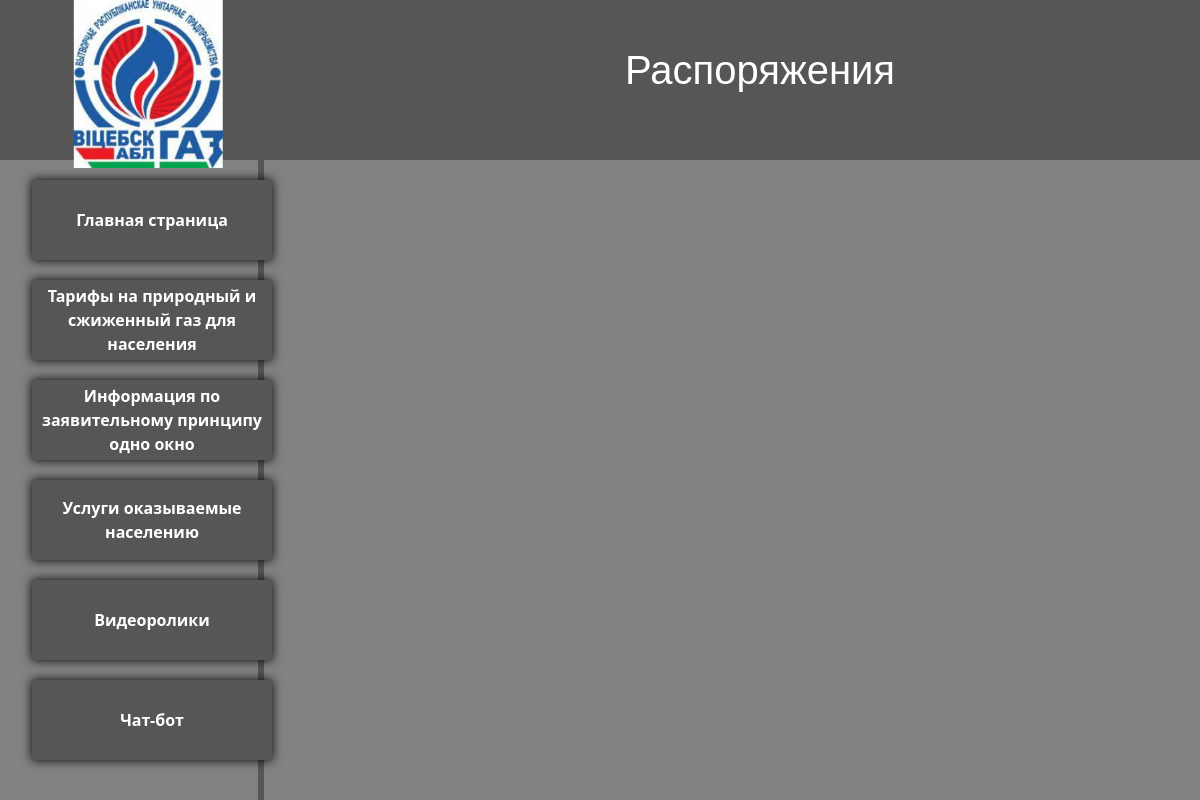
Before: /onewindow/list_of_normative_documents/Order with the older database file.
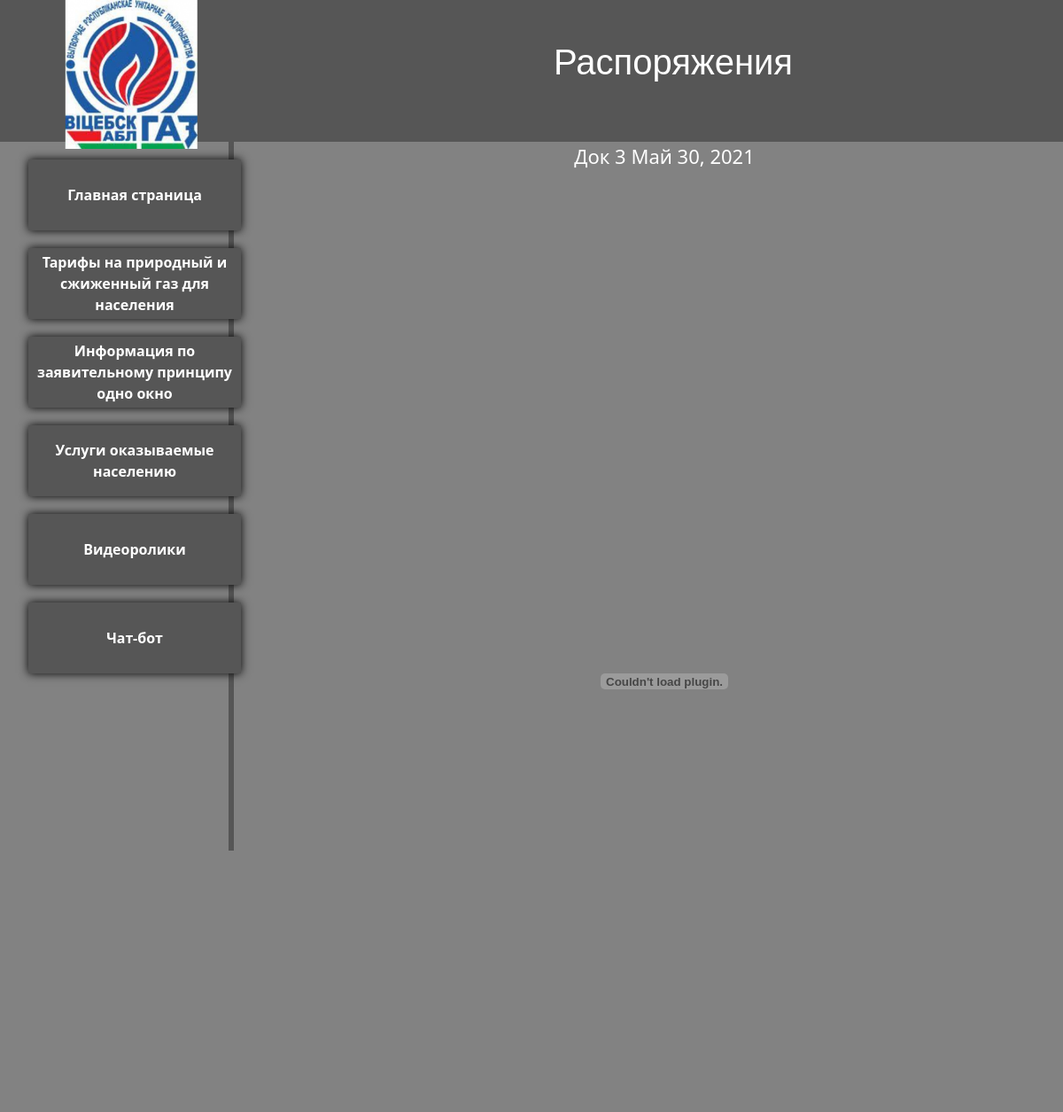
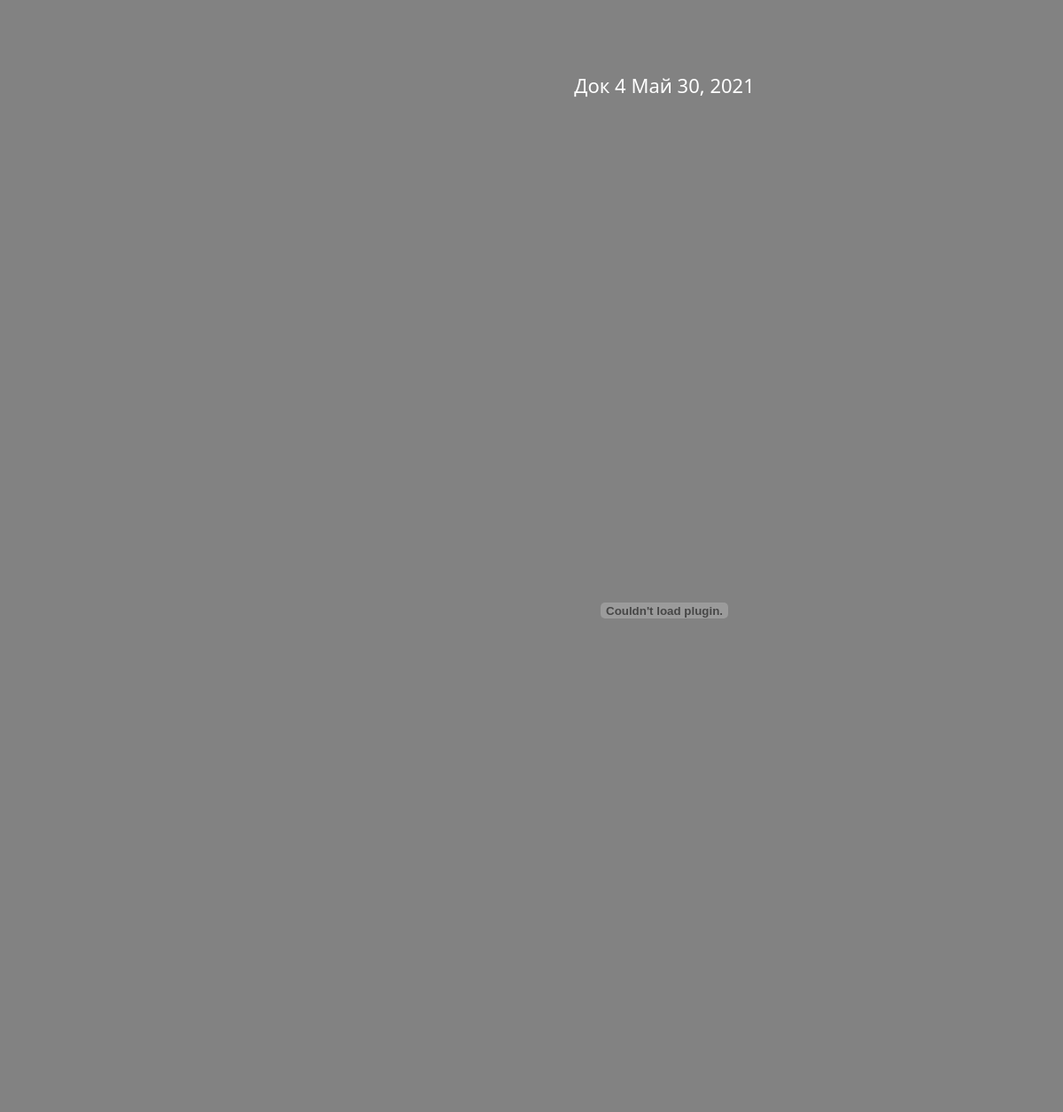
After: the same page with the newer database file (2 pictures, top to bottom).
### main/models.py (models this page shows, shortened)
class Order(models.Model):
    title = models.CharField(max_length=150)
    Order_doc = models.FileField(upload_to='list_of_normative_documents/')
    times = models.DateField()

### main/views.py (the view)
# urls.py: path('onewindow/list_of_normative_documents/Order', views.Order_home, name='Order'),
def Order_home(request):
    data = Order.objects.all()
    return render(request,'main/list_of_normative_documents/Order.html', {'data': data})

### main/templates/main/list_of_normative_documents/Order.html (shortened to what this page needs)
{%extends 'main/layout.html'%}
{%block place%}
<p class="top_text">Распоряжения</p>
{%endblock%}
{%block body%}
{%for el in data%}
<center>
        <div class="botton_color">
                <p href="{{ el.Order}}" class="names">{{ el.title }} {{el.times}}</p>
                <embed class="docs_view" src="{{ el.Order_doc.url }}">
        </div>
</center>
{%endfor%}
{%endblock%}

Changed rows visible on the page:
added Order: title "Док 3", times "Май 30, 2021"
added Order: title "Док 4", times "Май 30, 2021"
